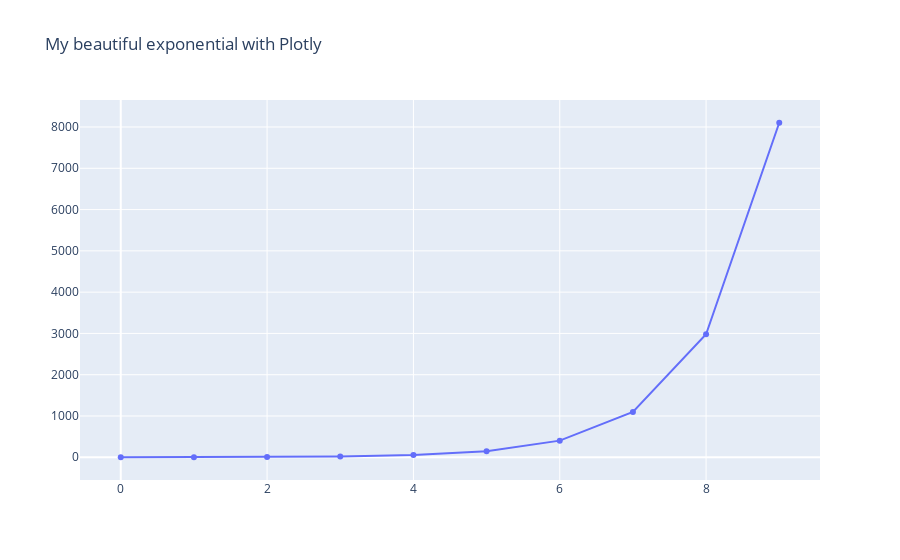

Notebook code for this chart:
### Code cell
import plotly.graph_objects as go

x = np.arange(10)
y = np.exp(x)

figure = go.Figure()
figure.add_scatter(x=x, y=y);
figure.layout.title = 'My beautiful exponential with Plotly'

figure.show()

### Figure 1 — Plotly figure (JSON) as saved in the notebook; plotly's stock layout.template omitted (floating-point values rounded to 4 significant figures)
{"data": [{"type": "scatter", "x": [0, 1, 2, 3, 4, 5, 6, 7, 8, 9], "y": [1.0, 2.718, 7.389, 20.09, 54.6, 148.4, 403.4, 1097.0, 2981.0, 8103.0]}], "layout": {"title": {"text": "My beautiful exponential with Plotly"}}}
